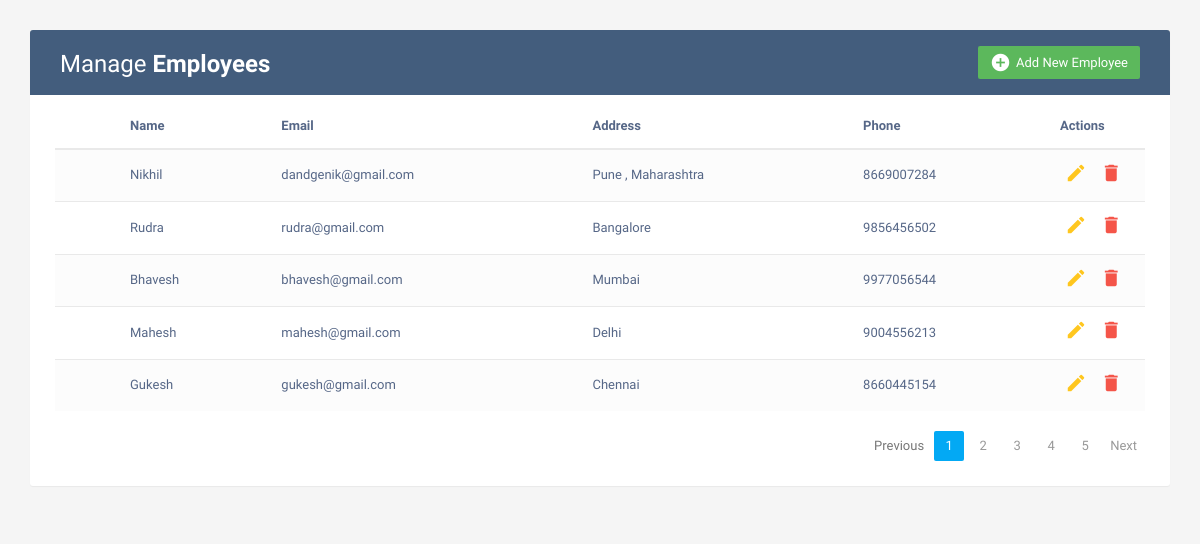
The page / on the database its author committed.
### employee_details/models.py (models this page shows)
class Employee(models.Model):
    name=models.CharField(max_length=50)
    email=models.CharField(max_length=80)
    address=models.TextField()
    phone=models.IntegerField()

### Employee/views.py (the view)
# urls.py: path("",views.getallemp),
def getallemp(request):
    emp=Employee.objects.all()
    data={
        'emp':emp
    }
    return render(request,'employee.html',data)

### template/employee.html (shortened to what this page needs)
<!DOCTYPE html>
<html lang="en">
<head>
<link rel="stylesheet" href="https://maxcdn.bootstrapcdn.com/font-awesome/4.7.0/css/font-awesome.min.css">
<link rel="stylesheet" href="https://maxcdn.bootstrapcdn.com/bootstrap/3.3.7/css/bootstrap.min.css">
<link rel="stylesheet" href="/static/css/style.css">
</head>
  <body>
    <div class="container">
        <div class="table-wrapper">
            <div class="table-title">
                <div class="row">
                    <div class="col-sm-6">
						<h2>Manage <b>Employees</b></h2>
					</div>
					<div class="col-sm-6">
						<a href="#addEmployeeModal" class="btn btn-success" data-toggle="modal"><i class="material-icons">&#xE147;</i> <span>Add New Employee</span></a>
					</div>
                </div>
            </div>
            <table class="table table-striped table-hover">
                <thead>
                    <tr>
						<th>
						</th>
                        <th>Name</th>
                        <th>Email</th>
						<th>Address</th>
                        <th>Phone</th>
                        <th>Actions</th>
                    </tr>
                </thead>
                <tbody>
					{% for i in emp%}
                    <tr>
						<td>
						</td>
                        <td>{{i.name}}</td>
                        <td>{{i.email}}</td>
						<td>{{i.address}}</td>
                        <td>{{i.phone}}</td>
                        <td>
                            <a href="#editEmployeeModal-{{forloop.counter}}" class="edit" data-toggle="modal"><i class="material-icons" data-toggle="tooltip" title="Edit">&#xE254;</i></a>
                            <a href="#deleteEmployeeModal-{{forloop.counter}}" class="delete" data-toggle="modal"><i class="material-icons" data-toggle="tooltip" title="Delete">&#xE872;</i></a>
                        </td>
                    </tr>
                    {% endfor %}
                </tbody>
            </table>
			<div class="clearfix">
                <ul class="pagination">
                    <li class="page-item disabled"><a href="#">Previous</a></li>
                    <li class="page-item active"><a href="#" class="page-link">1</a></li>
                    <li class="page-item"><a href="#" class="page-link">2</a></li>
                    <li class="page-item "><a href="#" class="page-link">3</a></li>
                    <li class="page-item"><a href="#" class="page-link">4</a></li>
                    <li class="page-item"><a href="#" class="page-link">5</a></li>
                    <li class="page-item"><a href="#" class="page-link">Next</a></li>
                </ul>
            </div>
        </div>
    </div>
</body>
</html>

### static/css/style.css (style rules this page uses)
body { color: #566787; background: #f5f5f5; font-family: 'Varela Round', sans-serif; font-size: 13px; }
.table-wrapper { background: #fff; padding: 20px 25px; margin: 30px 0; border-radius: 3px; box-shadow: 0 1px 1px rgba(0,0,0,.05); }
.table-title { padding-bottom: 15px; background: #435d7d; color: #fff; padding: 16px 30px; margin: -20px -25px 10px; border-radius: 3px 3px 0 0; }
.table-title h2 { margin: 5px 0 0; font-size: 24px; }
.table-title .btn { color: #fff; float: right; font-size: 13px; border: none; min-width: 50px; border-radius: 2px; border: none; outline: none !important; margin-left: 10px; }
.table-title .btn i { float: left; font-size: 21px; margin-right: 5px; }
.table-title .btn span { float: left; margin-top: 2px; }
table.table tr th, table.table tr td { border-color: #e9e9e9; padding: 12px 15px; vertical-align: middle; }
table.table tr th:first-child { width: 60px; }
table.table tr th:last-child { width: 100px; }
table.table-striped tbody tr:nth-of-type(odd) { background-color: #fcfcfc; }
table.table td:last-child i { opacity: 0.9; font-size: 22px; margin: 0 5px; }
table.table td a { font-weight: bold; color: #566787; display: inline-block; text-decoration: none; outline: none !important; }
table.table td a.edit { color: #FFC107; }
table.table td a.delete { color: #F44336; }
table.table td i { font-size: 19px; }
.pagination { float: right; margin: 0 0 5px; }
.pagination li a { border: none; font-size: 13px; min-width: 30px; min-height: 30px; color: #999; margin: 0 2px; line-height: 30px; border-radius: 2px !important; text-align: center; padding: 0 6px; }
.pagination li.active a, .pagination li.active a.page-link { background: #03A9F4; }

### rows shown on the page
Employee: name "Nikhil", email "dandgenik@gmail.com", address "Pune , Maharashtra", phone "8669007284"
Employee: name "Rudra", email "rudra@gmail.com", address "Bangalore", phone "9856456502"
Employee: name "Bhavesh", email "bhavesh@gmail.com", address "Mumbai", phone "9977056544"
Employee: name "Mahesh", email "mahesh@gmail.com", address "Delhi", phone "9004556213"
Employee: name "Gukesh", email "gukesh@gmail.com", address "Chennai", phone "8660445154"
